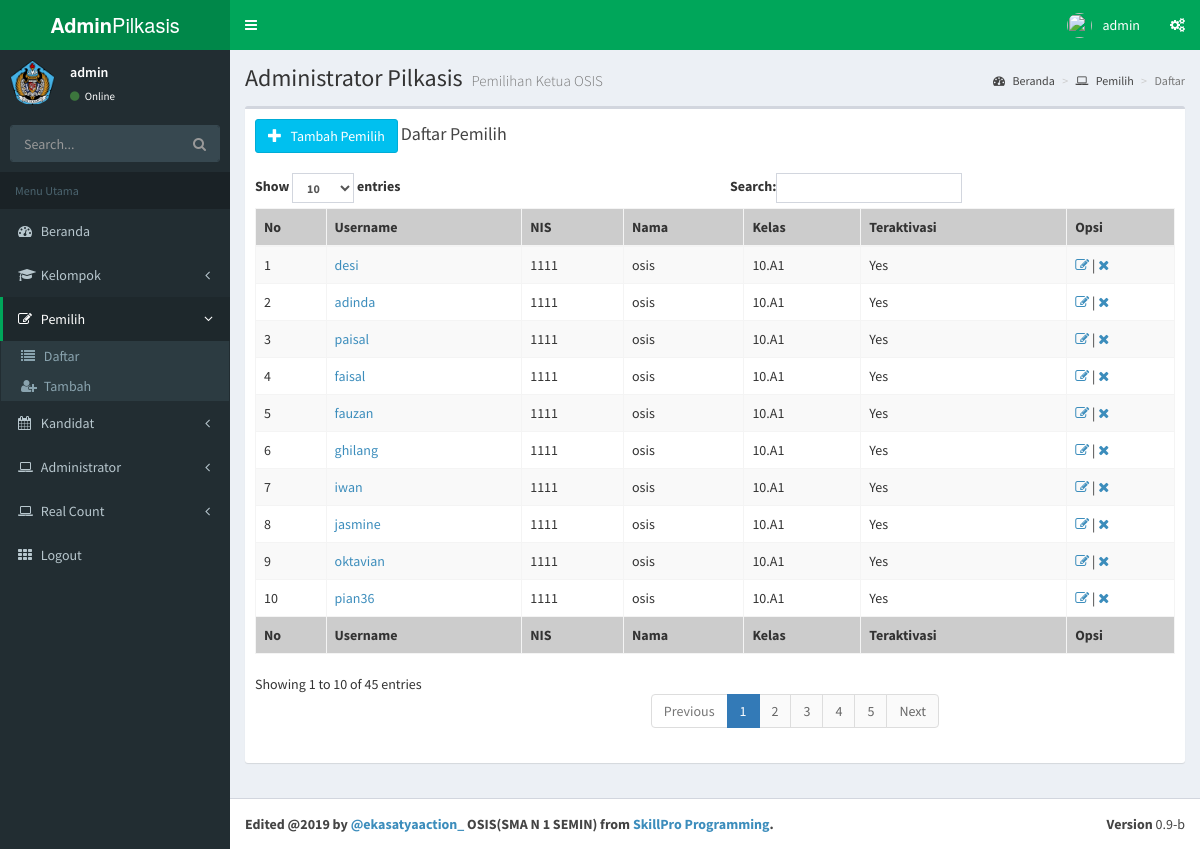
Screenshot of /admin/index.php?m=pemilih (signed in) with the database file from the repository.
### tables this page shows
CREATE TABLE `pemilih` (
  `id_pemilih` int(11) NOT NULL,
  `nama` varchar(128) DEFAULT NULL,
  `group_id` int(11) NOT NULL,
  `username` varchar(32) NOT NULL,
  `password` varchar(32) NOT NULL,
  `nis` varchar(16) NOT NULL,
  `memilih` int(11) NOT NULL DEFAULT 0,
  `activated` enum('Yes','No') NOT NULL DEFAULT 'No'
);

CREATE TABLE `groups` (
  `no_col` int(11) NOT NULL,
  `id_group` int(11) NOT NULL,
  `nama_group` varchar(32) NOT NULL
);

### admin/modul/pemilih/tampil.php (the view)
<?php include "atas.php"; ?>
<div class="content-wrapper">
  <section class="content-header">
    <h1>
      Administrator Pilkasis
      <small>Pemilihan Ketua OSIS</small>
    </h1>
    <ol class="breadcrumb">
      <li><a href="."><i class="fa fa-dashboard"></i> Beranda</a></li>
      <li><a href="?m=pemilih"><i class="fa fa-laptop"></i> Pemilih</a></li>
      <li class="active">Daftar</li>
    </ol>
  </section>
  <section class="content">
    <div class="row">
      <div class="col-xs-12">
        <div class="box">
          <div class="box-header">
            <a href="?m=pemilih&s=tambah" class="btn btn-large btn-info"><i class="glyphicon glyphicon-plus"></i> &nbsp; Tambah Pemilih</a>
            <h3 class="box-title">Daftar Pemilih</h3>
          </div>
          <div class="box-body">
            <?php
            include "../sambungan.php";
            $sql = "SELECT pemilih.*, groups.nama_group FROM pemilih,groups WHERE groups.id_group=pemilih.group_id ORDER BY groups.nama_group";
            $query = mysqli_query($koneksi, $sql);
            if (mysqli_num_rows($query) == 0) {
              echo '              <table class="table table-bordered table-hover table-striped">
                <thead>
                <tr bgcolor="#ccc">
                  <th>No</th>
                  <th>Username</th>
                  <th>NIS</th>
                  <th>Nama</th>
                  <th>Kelas</th>
                  <th>Teraktivasi</th>
                  <th>Opsi</th>
                </tr>
                </thead>
                <tbody>';
              echo "<td colspan='9'>Data Masih Kosong</td>";
            } else {
              echo '              <table id="pilkasis1" class="table table-bordered table-hover table-striped">
                <thead>
                <tr bgcolor="#ccc">
                  <th>No</th>
                  <th>Username</th>
                  <th>NIS</th>
                  <th>Nama</th>
                  <th>Kelas</th>
                  <th>Teraktivasi</th>
                  <th>Opsi</th>
                </tr>
                </thead>
                <tbody>';
              $no = 1;
              while ($r = mysqli_fetch_assoc($query)) {
                echo "<tr>";
                echo "<td>$no</td>";
                echo "<td><a href='?m=pemilih&s=detail&nis=" . $r['nis'] . "'>" . $r['username'] . "</a></td>";
                echo "<td>" . $r['nis'] . "</td>";
                echo "<td>" . $r['nama'] . "</td>";
                echo "<td>" . $r['nama_group'] . "</td>";
                echo "<td>" . $r['activated'] . "</td>";
                echo '<td><a href="index.php?m=pemilih&s=edit&nis=' . $r['nis'] . '"><i class="fa fa-edit"></i></a> | <a href="index.php?m=pemilih&s=hapus&nis=' . $r['nis'] . '" onclick="return confirm(\'Yakin Akan dihapus?\')"><i class="fa fa-remove"></i></a></td>';
                echo "</tr>";
                $no++;
              }
            }
            ?>
            </tbody>
            <tfoot>
              <tr bgcolor="#ccc">
                <th>No</th>
                <th>Username</th>
                <th>NIS</th>
                <th>Nama</th>
                <th>Kelas</th>
                <th>Teraktivasi</th>
                <th>Opsi</th>
              </tr>
            </tfoot>
            </table>
          </div>
        </div>
      </div>
    </div>
  </section>
  <?php include "bawah.php"; ?>

### rows the page displays
pemilih: username "desi", nis "1111", nama "osis", groups.nama_group "10.A1", activated "Yes"
pemilih: username "adinda", nis "1111", nama "osis", groups.nama_group "10.A1", activated "Yes"
pemilih: username "paisal", nis "1111", nama "osis", groups.nama_group "10.A1", activated "Yes"
pemilih: username "faisal", nis "1111", nama "osis", groups.nama_group "10.A1", activated "Yes"
pemilih: username "fauzan", nis "1111", nama "osis", groups.nama_group "10.A1", activated "Yes"
pemilih: username "ghilang", nis "1111", nama "osis", groups.nama_group "10.A1", activated "Yes"
pemilih: username "iwan", nis "1111", nama "osis", groups.nama_group "10.A1", activated "Yes"
pemilih: username "jasmine", nis "1111", nama "osis", groups.nama_group "10.A1", activated "Yes"
pemilih: username "oktavian", nis "1111", nama "osis", groups.nama_group "10.A1", activated "Yes"
pemilih: username "pian36", nis "1111", nama "osis", groups.nama_group "10.A1", activated "Yes"

### other values shown
$_SESSION['admin_username'] "admin"
